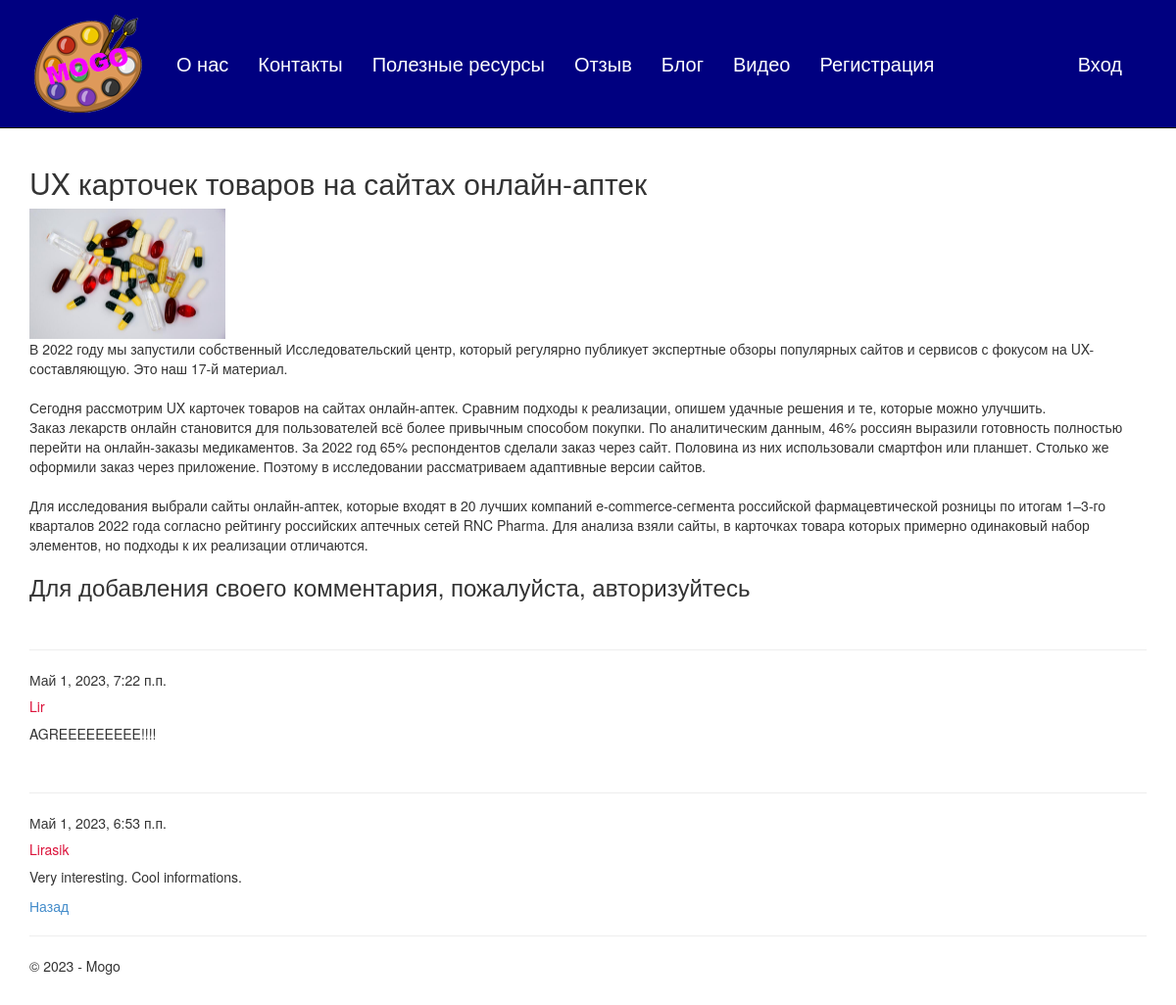
Screenshot of /blogpost/10/ with the database file from the repository.
### app/models.py (models this page shows, shortened)
class Blog(models.Model):
    title = models.CharField(max_length = 100, unique_for_date = "posted", verbose_name = "Заголовок" )
    description = models.TextField(verbose_name = "Краткое содержание")
    content = models.TextField(verbose_name = "Полное содержание")
    posted = models.DateTimeField(default = datetime.now(), db_index = True, verbose_name = "Опубликована")
    author = models.ForeignKey(User, null=True, blank=True, on_delete = models.SET_NULL, verbose_name = "Автор")
    image = models.FileField(default = 'temp.jpg', verbose_name="Путь к картинке")
    class Meta:
        db_table = "Posts"
        ordering = ["-posted"]
        verbose_name = "статья блога"
        verbose_name_plural = "статьи блога"

class Comment(models.Model):
    text = models.TextField(verbose_name= "Текст комментария")
    date = models.DateTimeField(default= datetime.now(),db_index = True, verbose_name = "Дата комментария")
    author = models.ForeignKey(User, on_delete = models.CASCADE, verbose_name="Автор комментария")
    post = models.ForeignKey(Blog, on_delete = models.CASCADE, verbose_name = "Статья комментария" )
    class Meta:
        db_table = "Comment"
        ordering = ['-date']
        verbose_name = "Комментарии к статье блога"
        verbose_name_plural = "Комментрарии к статьям блога"

### app/views.py (the view)
# urls.py: path('blogpost/<int:parametr>/', views.blogpost, name='blogpost'),
def blogpost(request, parametr):
       assert isinstance(request, HttpRequest)
       post_1 = Blog.objects.get(id=parametr)
       comments = Comment.objects.filter(post=parametr)
       if request.method == "POST":
           form = CommentForm(request.POST)
           if form.is_valid():
               comment_f = form.save(commit=False)
               comment_f.author = request.user
               comment_f.date = datetime.now()
               comment_f.post = Blog.objects.get(id=parametr)
               comment_f.save()
               return redirect('blogpost', parametr=post_1.id)
       else:
           form = CommentForm()
       return render(
          request,
          'app/blogpost.html',
          {
             'post_1': post_1,
             'comments': comments,
             'form': form,
             'year':datetime.now().year,
          }
        )

### app/templates/app/blogpost.html
{% extends "app/layout.html" %}
{% block content %}
<h2> {{post_1.title}} </h2>
{% if post_1.image and post_1.image.url != '/media/temp.jpg' %}
<img src="{{post_1.image.url}}" alt="Картинка статьи блога" width="200"  />
{% endif %}
<p> {{post_1.content|linebreaksbr}} </p>
{% if user.is_authenticated %}
<h3>Добавить комментарий</h3>
<form method="POST">
    {% csrf_token %}
    <div>
        {{form.as_p}}
        <button type="submit" class="save btn btn-default"> Отправить комментарий </button>
    </div>
</form>
{% else %}
<h3> Для добавления своего комментария, пожалуйста, авторизуйтесь </h3>
{% endif %}
{% for comment in comments %}
<br />
<hr />
<h7> {{comment.date}} </h7>
<h5> {{comment.author}} </h5>
<p> {{comment.text|linebreaksbr}} </p>
{% endfor %}
<p><a href="{% url 'blog' %}">Назад</a></p>
{% endblock %}

### app/templates/app/layout.html (shortened to what this page needs)
﻿<!DOCTYPE html>
<html>
<head>
    {% load static %}
    <link rel="stylesheet" type="text/css" href="{% static 'app/content/bootstrap.css' %}" />
    <link rel="stylesheet" type="text/css" href="{% static 'app/content/site.css' %}" />
</head>
<body>
    <div class="navbar navbar-inverse navbar-fixed-top">
        <div class="container">
            <div class="navbar-header">
                <a href="/" class="navbar-brand"><img src="{% static 'app/content/MogoLogo.png' %}" alt="MogoLogo" width="120" height="100"  /> </a>
            </div>
            <div class="navbar-collapse collapse">
                <ul class="nav navbar-nav">
                    <li><a href="{% url 'about' %}">О нас</a></li>
                    <li><a href="{% url 'contact' %}">Контакты</a></li>
                    <li><a href="{% url 'links' %}">Полезные ресурсы</a></li>
                    <li><a href="{% url 'anketa' %}">Отзыв</a></li>
                    <li><a href="{% url 'blog' %}">Блог</a>
                    <li><a href="{% url 'videopost' %}">Видео</a></li>
                    {% if not user.is_authenticated %}
                    <li><a href="{% url 'registration' %}">Регистрация</a></li>
                    {% endif %}
                </ul>
                {% include 'app/loginpartial.html' %}
            </div>
        </div>
    </div>
    <div class="container body-content">
{% block content %}{% endblock %}
        <hr/>
        <footer>
            <p>&copy; {{ year }} - Mogo</p>
        </footer>
    </div>
</body>
</html>

### app/templates/app/loginpartial.html
﻿{% if user.is_authenticated %}
<form id="logoutForm" action="/logout/" method="post" class="navbar-right">
    {% csrf_token %}
    <ul class="nav navbar-nav navbar-right">
        <li><span class="navbar-brand">Привет  {{ user.username }}!</span></li>
        <li><a href="javascript:document.getElementById('logoutForm').submit()">Выход</a></li>
    </ul>
</form>
{% else %}
<ul class="nav navbar-nav navbar-right">
    <li><a href="{% url 'login' %}">Вход</a></li>
</ul>
{% endif %}

### app/static/app/content/site.css (style rules this page uses)
body { padding-top: 130px; padding-bottom: 20px; }
.body-content { padding-left: 15px; padding-right: 15px; }
h5 { color:crimson; }

### rows the page displays
Blog: title "UX карточек товаров на сайтах онлайн-аптек", image (picture), content "В 2022 году мы запустили собственный Исследовательский центр, который регулярно публикует экспертные обзоры популярных сайтов и сервисов с фокусом на UX-составляющую. Это наш 17-й материал. Сегодня рассмотрим UX карточек товаров на сайтах онлайн-аптек. Сравним подходы к реализации, опишем удачные решения и те, которые можно улучшить. Заказ лекарств онлайн становится для пользователей всё более привычным способом покупки. По аналитическим данным, 46% россиян выразили готовность полностью перейти на онлайн-заказы медикаментов. За 2022 год 65% респондентов сделали заказ через сайт. Половина из них использовали смартфон или планшет. Столько же оформили заказ через приложение. Поэтому в…"
Comment: date "Май 1, 2023, 7:22 п.п.", author "Lir", text "AGREEEEEEEEE!!!!"
Comment: date "Май 1, 2023, 6:53 п.п.", author "Lirasik", text "Very interesting. Cool informations."
